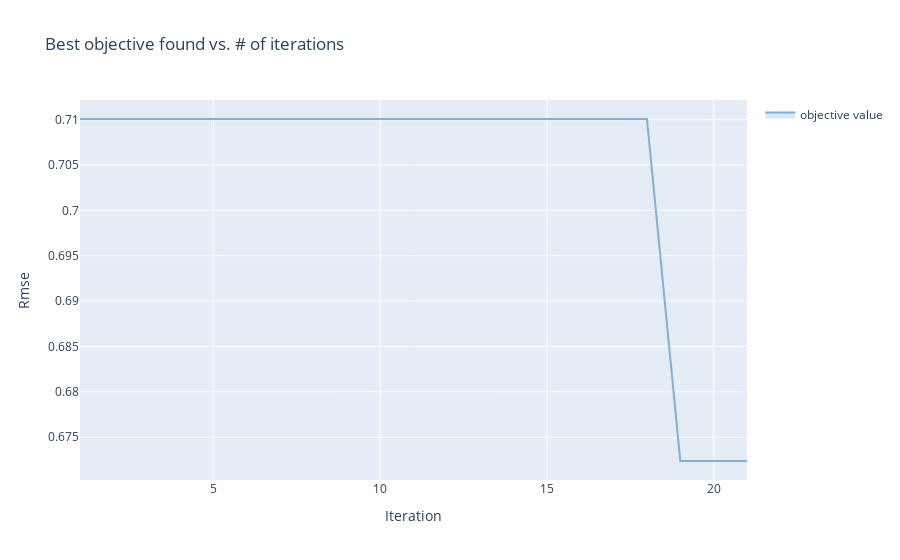

This figure's notebook cell:
### Code cell
render(
    ax_client.get_optimization_trace()
)

### Figure 1 — Plotly figure (JSON) as saved in the notebook; plotly's stock layout.template omitted (floating-point values rounded to 4 significant figures)
{"data": [{"hoverinfo": "none", "legendgroup": "", "line": {"width": 0}, "mode": "lines", "showlegend": false, "type": "scatter", "x": [1, 2, 3, 4, 5, 6, 7, 8, 9, 10, 11, 12, 13, 14, 15, 16, 17, 18, 19, 20, 21], "y": [0.7101, 0.7101, 0.7101, 0.7101, 0.7101, 0.7101, 0.7101, 0.7101, 0.7101, 0.7101, 0.7101, 0.7101, 0.7101, 0.7101, 0.7101, 0.7101, 0.7101, 0.7101, 0.6724, 0.6724, 0.6724]}, {"fill": "tonexty", "fillcolor": "rgba(128,177,211,0.3)", "legendgroup": "objective value", "line": {"color": "rgba(128,177,211,1)"}, "mode": "lines", "name": "objective value", "text": ["<br><em>Parameterization:</em><br>hidden_nodes: 60<br>n_conv_layers: 4<br>n_hidden_layers: 2<br>learning_rate: 0.01", "<br><em>Parameterization:</em><br>hidden_nodes: 30<br>n_conv_layers: 6<br>n_hidden_layers: 4<br>learning_rate: 0.009724955459532248", "<br><em>Parameterization:</em><br>hidden_nodes: 84<br>n_conv_layers: 3<br>n_hidden_layers: 8<br>learning_rate: 0.00036356594830629026", "<br><em>Parameterization:</em><br>hidden_nodes: 58<br>n_conv_layers: 8<br>n_hidden_layers: 1<br>learning_rate: 0.013787151517221716", "<br><em>Parameterization:</em><br>hidden_nodes: 45<br>n_conv_layers: 1<br>n_hidden_layers: 9<br>learning_rate: 2.068644366091793e-05", "<br><em>Parameterization:</em><br>hidden_nodes: 33<br>n_conv_layers: 10<br>n_hidden_layers: 6<br>learning_rate: 6.479452476143539e-05", "<br><em>Parameterization:</em><br>hidden_nodes: 70<br>n_conv_layers: 2<br>n_hidden_layers: 5<br>learning_rate: 0.054561662245030125", "<br><em>Parameterization:</em><br>hidden_nodes: 96<br>n_conv_layers: 7<br>n_hidden_layers: 9<br>learning_rate: 0.00011607338264968642", "<br><em>Parameterization:</em><br>hidden_nodes: 18<br>n_conv_layers: 5<br>n_hidden_layers: 3<br>learning_rate: 0.002457381304849329", "<br><em>Parameterization:</em><br>hidden_nodes: 51<br>n_conv_layers: 4<br>n_hidden_layers: 2<br>learning_rate: 0.0003335270422998022", "<br><em>Parameterization:</em><br>hidden_nodes: 10<br>n_conv_layers: 4<br>n_hidden_layers: 2<br>learning_rate: 0.1", "<br><em>Parameterization:</em><br>hidden_nodes: 92<br>n_conv_layers: 5<br>n_hidden_layers: 5<br>learning_rate: 0.00449720777740231", "<br><em>Parameterization:</em><br>hidden_nodes: 25<br>n_conv_layers: 4<br>n_hidden_layers: 8<br>learning_rate: 0.003092904105903062", "<br><em>Parameterization:</em><br>hidden_nodes: 97<br>n_conv_layers: 4<br>n_hidden_layers: 1<br>learning_rate: 0.005751801024861786", "<br><em>Parameterization:</em><br>hidden_nodes: 24<br>n_conv_layers: 5<br>n_hidden_layers: 1<br>learning_rate: 0.009215997119068732", "<br><em>Parameterization:</em><br>hidden_nodes: 42<br>n_conv_layers: 4<br>n_hidden_layers: 3<br>learning_rate: 0.0044919960381791775", "<br><em>Parameterization:</em><br>hidden_nodes: 72<br>n_conv_layers: 4<br>n_hidden_layers: 8<br>learning_rate: 0.005500564996261435", "<br><em>Parameterization:</em><br>hidden_nodes: 10<br>n_conv_layers: 4<br>n_hidden_layers: 10<br>learning_rate: 9.537153841166076e-05", "<br><em>Parameterization:</em><br>hidden_nodes: 100<br>n_conv_layers: 4<br>n_hidden_layers: 1<br>learning_rate: 0.003701669360913142", "<br><em>Parameterization:</em><br>hidden_nodes: 10<br>n_conv_layers: 3<br>n_hidden_layers: 1<br>learning_rate: 0.0005118608503078199", "<br><em>Parameterization:</em><br>hidden_nodes: 100<br>n_conv_layers: 7<br>n_hidden_layers: 1<br>learning_rate: 1e-05"], "type": "scatter", "x": [1, 2, 3, 4, 5, 6, 7, 8, 9, 10, 11, 12, 13, 14, 15, 16, 17, 18, 19, 20, 21], "y": [0.7101, 0.7101, 0.7101, 0.7101, 0.7101, 0.7101, 0.7101, 0.7101, 0.7101, 0.7101, 0.7101, 0.7101, 0.7101, 0.7101, 0.7101, 0.7101, 0.7101, 0.7101, 0.6724, 0.6724, 0.6724]}, {"fill": "tonexty", "fillcolor": "rgba(128,177,211,0.3)", "hoverinfo": "none", "legendgroup": "", "line": {"width": 0}, "mode": "lines", "showlegend": false, "type": "scatter", "x": [1, 2, 3, 4, 5, 6, 7, 8, 9, 10, 11, 12, 13, 14, 15, 16, 17, 18, 19, 20, 21], "y": [0.7101, 0.7101, 0.7101, 0.7101, 0.7101, 0.7101, 0.7101, 0.7101, 0.7101, 0.7101, 0.7101, 0.7101, 0.7101, 0.7101, 0.7101, 0.7101, 0.7101, 0.7101, 0.6724, 0.6724, 0.6724]}], "layout": {"showlegend": true, "title": {"text": "Best objective found vs. # of iterations"}, "xaxis": {"title": {"text": "Iteration"}}, "yaxis": {"title": {"text": "Rmse"}}}}
